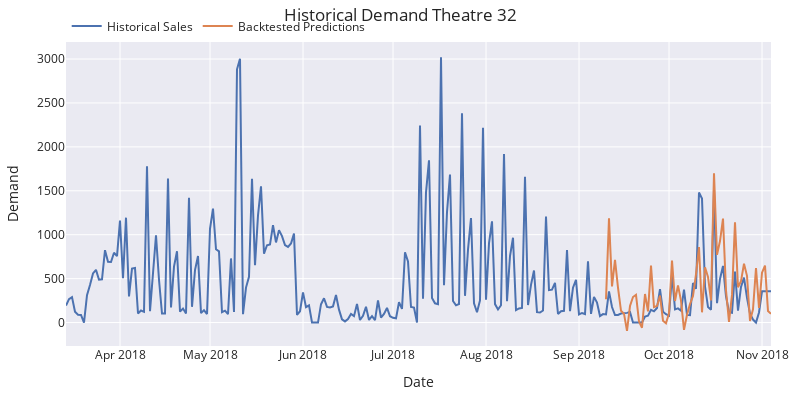

Notebook cell for this chart:
### Code cell
fig = go.Figure() 

trace1 = go.Scatter(x=data_multi.index,
                    y=data_multi['cinema_32'],
                    name='Historical Sales',
                    mode='lines')

#plot insample 
trace2 = go.Scatter(x=prediction_df.index,
                    y=prediction_df['cinema_32'],
                    name='Backtested Predictions',
                    mode='lines')


fig.add_trace(trace1)
fig.add_trace(trace2)


fig.update_layout(
    title='Historical Demand Theatre 32',
    xaxis_title='Date',
    yaxis_title='Demand',
    width=800,
    height=400,
    margin = dict(l=20,r=20,t=35,b=20),
    legend = dict(
        orientation='h',
        yanchor='top',
        y=1.1,
        xanchor='left',
        x=0.001
    )
)

fig.show()

### Figure 1 — Plotly figure (JSON) as saved in the notebook; plotly's stock layout.template omitted (floating-point values rounded to 4 significant figures; data arrays with more than 128 entries replaced by an {"elided": "..."} marker saying what was removed)
{"data": [{"mode": "lines", "name": "Historical Sales", "type": "scatter", "x": {"elided": "236 str values"}, "y": {"elided": "236 int values"}}, {"mode": "lines", "name": "Backtested Predictions", "type": "scatter", "x": ["2018-09-10T00:00:00", "2018-09-11T00:00:00", "2018-09-12T00:00:00", "2018-09-13T00:00:00", "2018-09-14T00:00:00", "2018-09-15T00:00:00", "2018-09-16T00:00:00", "2018-09-17T00:00:00", "2018-09-18T00:00:00", "2018-09-19T00:00:00", "2018-09-20T00:00:00", "2018-09-21T00:00:00", "2018-09-22T00:00:00", "2018-09-23T00:00:00", "2018-09-24T00:00:00", "2018-09-25T00:00:00", "2018-09-26T00:00:00", "2018-09-27T00:00:00", "2018-09-28T00:00:00", "2018-09-29T00:00:00", "2018-09-30T00:00:00", "2018-10-01T00:00:00", "2018-10-02T00:00:00", "2018-10-03T00:00:00", "2018-10-04T00:00:00", "2018-10-05T00:00:00", "2018-10-06T00:00:00", "2018-10-07T00:00:00", "2018-10-08T00:00:00", "2018-10-09T00:00:00", "2018-10-10T00:00:00", "2018-10-11T00:00:00", "2018-10-12T00:00:00", "2018-10-13T00:00:00", "2018-10-14T00:00:00", "2018-10-15T00:00:00", "2018-10-16T00:00:00", "2018-10-17T00:00:00", "2018-10-18T00:00:00", "2018-10-19T00:00:00", "2018-10-20T00:00:00", "2018-10-21T00:00:00", "2018-10-22T00:00:00", "2018-10-23T00:00:00", "2018-10-24T00:00:00", "2018-10-25T00:00:00", "2018-10-26T00:00:00", "2018-10-27T00:00:00", "2018-10-28T00:00:00", "2018-10-29T00:00:00", "2018-10-30T00:00:00", "2018-10-31T00:00:00", "2018-11-01T00:00:00", "2018-11-02T00:00:00", "2018-11-03T00:00:00", "2018-11-04T00:00:00"], "y": [265.1, 1186.0, 412.0, 714.0, 396.1, 133.4, 100.7, -94.01, 188.0, 290.8, 316.0, 11.01, -59.09, 324.9, 127.8, 648.4, 176.0, 188.6, 306.2, 21.45, -7.675, 104.3, 704.9, 245.5, 422.8, 249.3, -82.63, 87.76, 210.1, 301.4, 552.0, 859.6, 116.5, 629.2, 520.2, 251.2, 1699.0, 770.9, 928.1, 1184.0, 367.6, 7.741, 315.0, 1142.0, 401.3, 469.9, 670.3, 531.9, 17.26, 150.4, 620.8, 166.2, 568.2, 647.9, 131.8, 98.71]}], "layout": {"height": 400, "legend": {"orientation": "h", "x": 0.001, "xanchor": "left", "y": 1.1, "yanchor": "top"}, "margin": {"b": 20, "l": 20, "r": 20, "t": 35}, "title": {"text": "Historical Demand Theatre 32"}, "width": 800, "xaxis": {"title": {"text": "Date"}}, "yaxis": {"title": {"text": "Demand"}}}}
